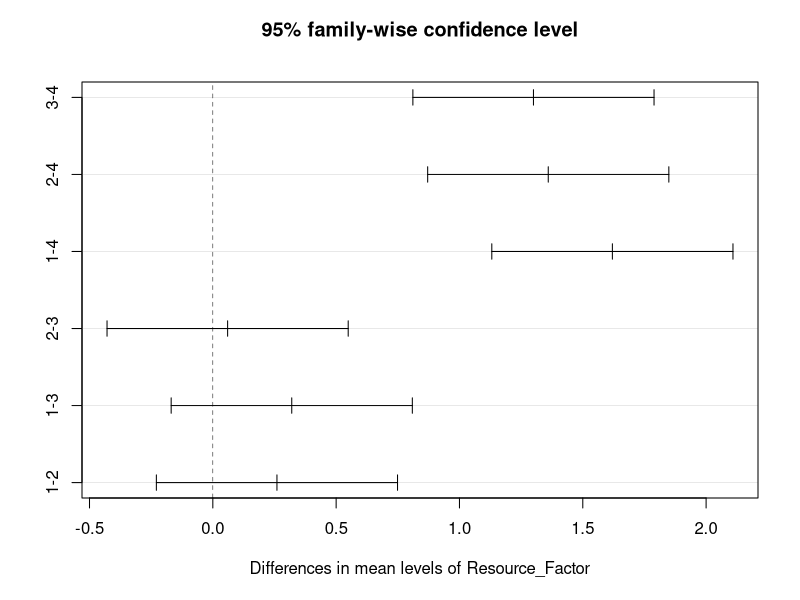

Source code (R):
#P7 example
#data_resources <- read.csv2(file.choose(),header=T)
data_resources <- read.csv2("./data_csv_files/Unit5_Resources.csv",header = T)
Resource <- data_resources$Resource
Price <- data_resources$Price
#Treat resource as a factor
Resource_Factor<- as.factor(Resource)
#get the ANOVA table
anova_resources <- aov(lm(Price~Resource_Factor))
summary(anova_resources)
#
require(graphics)
plot(TukeyHSD(anova_resources,"Resource_Factor",ordered=TRUE))

#P12 example
